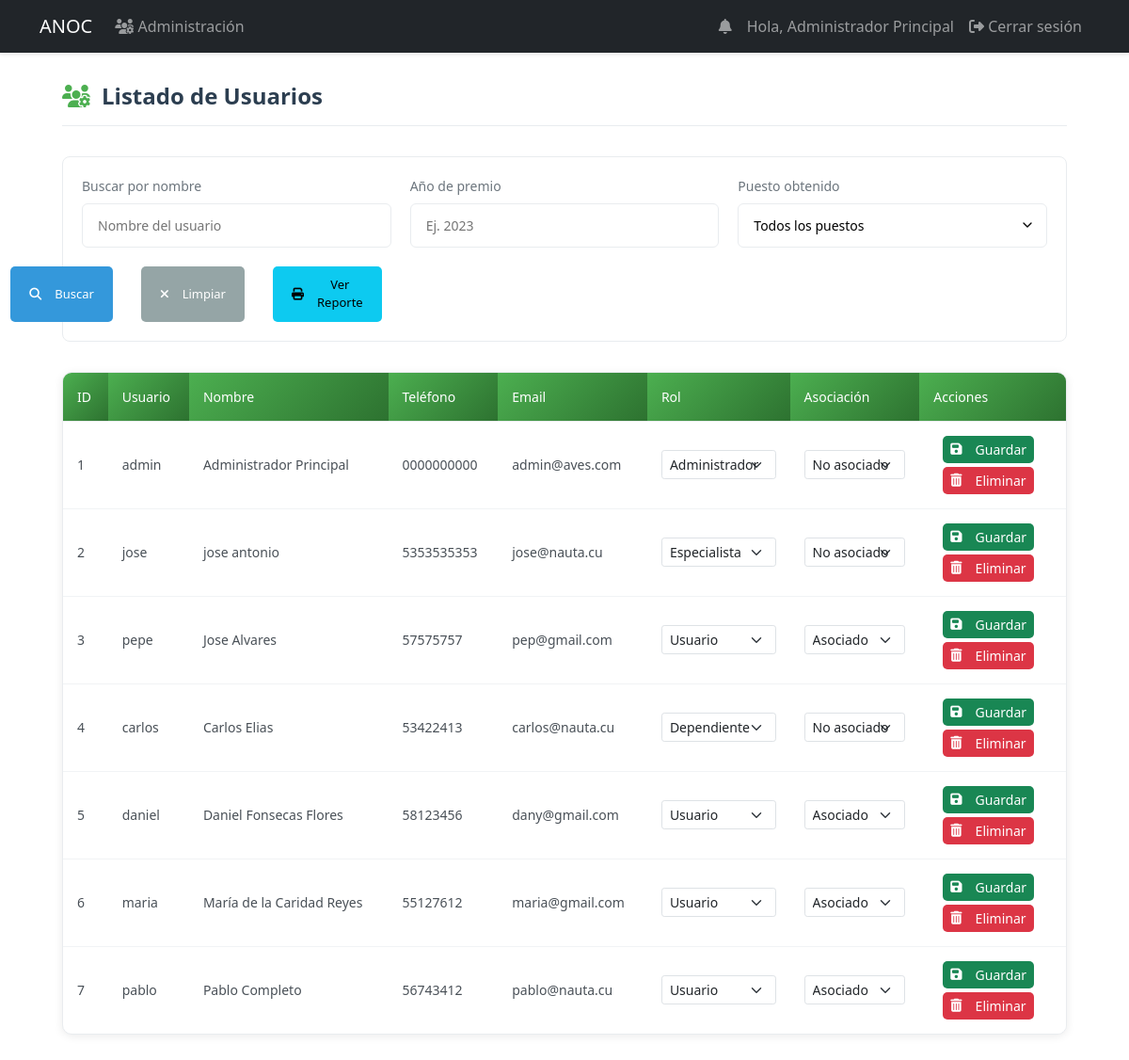
Before: /admin/users (signed in) with the older database file.
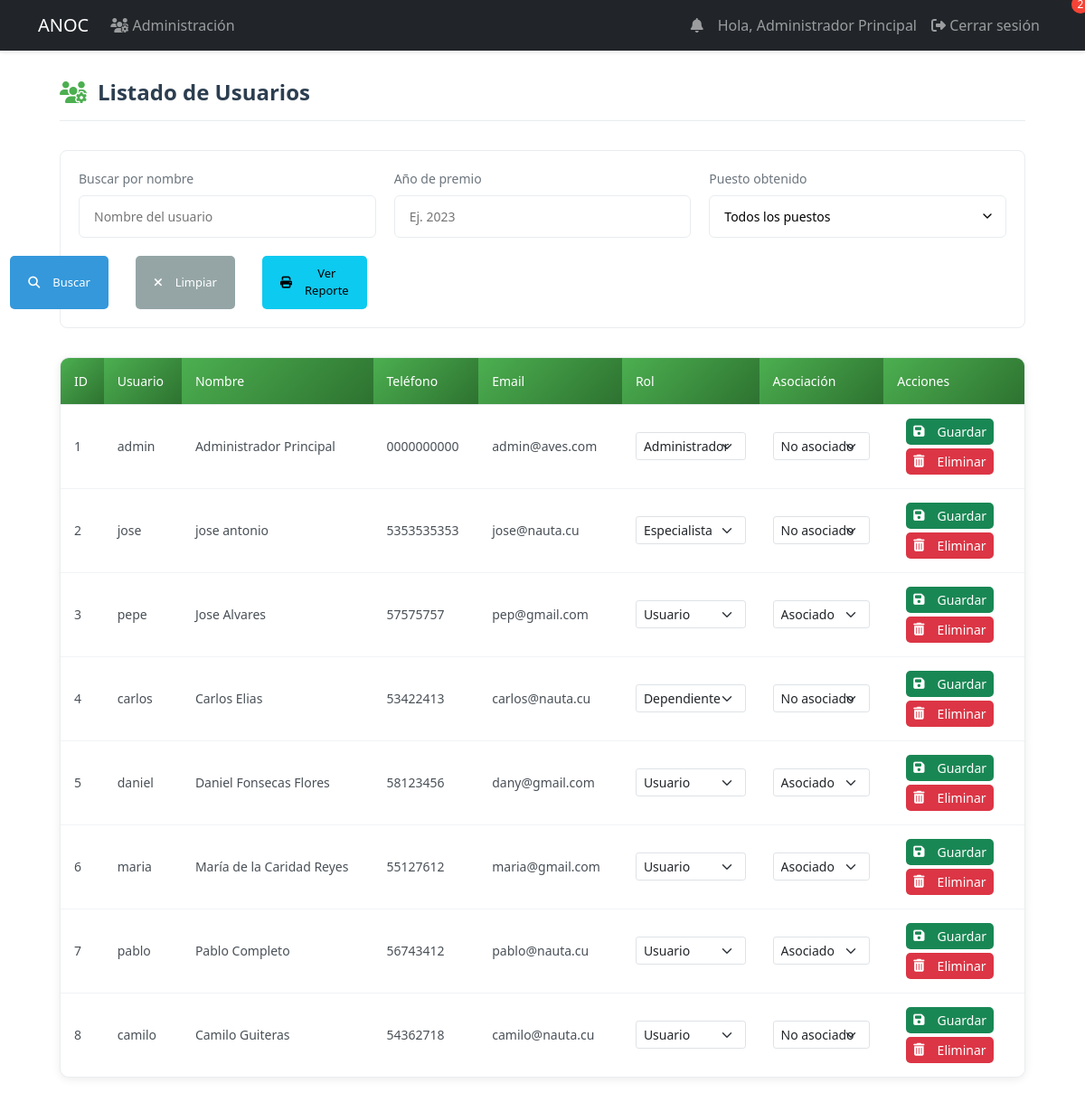
After: the same page with the newer database file.
### models.py (models this page shows, shortened)
class User(UserMixin, db.Model):
    id = db.Column(db.Integer, primary_key=True)
    username = db.Column(db.String(80), unique=True, nullable=False, index=True)
    email = db.Column(db.String(120), unique=True, nullable=False, index=True)
    password_hash = db.Column(db.String(128))
    role = db.Column(db.String(20), default='user')  # 'admin', 'specialist', 'dependiente', 'user'
    is_associated = db.Column(db.Boolean, default=False, nullable=False)
    full_name = db.Column(db.String(100), nullable=False)
    phone = db.Column(db.String(20), nullable=False)
    profile_image = db.Column(db.String(255))  # Ruta de la imagen de perfil
    last_login = db.Column(db.DateTime)  # Fecha del último inicio de sesión
    is_active = db.Column(db.Boolean, default=True)  # Para manejar cuentas activas/inactivas
    address = db.Column(db.String(200))  # Nuevo campo para dirección
    birds = db.relationship('UserBirds', backref='user', lazy=True, cascade='all, delete-orphan')
    awards = db.relationship('Award', backref='user', lazy=True, cascade='all, delete-orphan')
    notifications = db.relationship('Notification', backref='user', lazy=True)

### app.py (the view, shortened to what this page needs)
@app.route('/admin/users')
@login_required
def admin_users():
    if current_user.role != 'admin':
        abort(403)
    search_name = request.args.get('name', '').strip()
    award_year = request.args.get('award_year', '').strip()
    award_position = request.args.get('award_position', '').strip()
    query = select(User).order_by(User.id)
    if search_name:
        query = query.where(User.full_name.ilike(f'%{search_name}%'))
    if award_position:
        position_subquery = select(Award.user_id).where(
            Award.position == award_position
        ).distinct()
        query = query.where(User.id.in_(position_subquery))
    users = db.session.execute(query).scalars()
    current_year = datetime.now().year
    return render_template('admin/users.html',
                         users=users,
                         search_name=search_name,
                         award_year=award_year,
                         award_position=award_position,
                         current_year=current_year)

### app.py (called while the page is built)
@login_manager.user_loader
def load_user(user_id):
    return db.session.get(User, int(user_id))

### templates/admin/users.html (shortened to what the changed rows need)
{% extends "base.html" %}
{% block content %}
<div class="users-container">
    <div class="users-header">
        <h2><i class="fas fa-users-cog"></i> Listado de Usuarios</h2>
    </div>
    <div class="users-table-container">
        <table class="users-table">
            <thead>
                <tr>
                    <th>ID</th>
                    <th>Usuario</th>
                    <th>Nombre</th>
                    <th>Teléfono</th>
                    <th>Email</th>
                    <th>Rol</th>
                    <th>Asociación</th>
                    <th>Acciones</th>
                </tr>
            </thead>
            <tbody>
                {% if users %}
                    {% for user in users %}
                    <tr class="clickable-row" data-href="{{ url_for('user_details', user_id=user.id) }}">
                        <td>{{ user.id }}</td>
                        <td>{{ user.username }}</td>
                        <td>{{ user.full_name }}</td>
                        <td>{{ user.phone }}</td>
                        <td>{{ user.email }}</td>
                        <td>
                            <form method="POST" action="{{ url_for('assign_role', user_id=user.id) }}" class="role-form">
                                <select name="role" class="form-select form-select-sm">
                                    <option value="user" {% if user.role == 'user' %}selected{% endif %}>Usuario</option>
                                    <option value="specialist" {% if user.role == 'specialist' %}selected{% endif %}>Especialista</option>
                                    <option value="dependiente" {% if user.role == 'dependiente' %}selected{% endif %}>Dependiente</option>
                                    <option value="admin" {% if user.role == 'admin' %}selected{% endif %}>Administrador</option>
                                </select>
                        </td>
                        <td>
                                <select name="is_associated" class="form-select form-select-sm">
                                    <option value="true" {% if user.is_associated %}selected{% endif %}>Asociado</option>
                                    <option value="false" {% if not user.is_associated %}selected{% endif %}>No asociado</option>
                                </select>
                        </td>
                        <td class="actions-column">
                            <div class="action-buttons">
                                <button type="submit" class="btn btn-sm btn-success">
                                    <i class="fas fa-save"></i> Guardar
                                </button>
                            </div>
                            <div class="action-buttons mt-1">
                                <form method="POST" action="{{ url_for('delete_user', user_id=user.id) }}"
                                      onsubmit="return confirm('¿Está seguro que desea eliminar este usuario permanentemente?');"
                                      class="d-inline">
                                    <button type="submit" class="btn btn-sm btn-danger">
                                        <i class="fas fa-trash-alt"></i> Eliminar
                                    </button>
                                </form>
                            </div>
                        </td>
                    </tr>
                    {% endfor %}
                {% endif %}
            </tbody>
        </table>
    </div>
</div>
{% endblock %}

### templates/base.html (shortened to what this page needs)
<!DOCTYPE html>
<html lang="es">
<head>
    <link href="https://cdn.jsdelivr.net/npm/bootstrap@5.3.0/dist/css/bootstrap.min.css" rel="stylesheet">
    <link href="https://cdnjs.cloudflare.com/ajax/libs/font-awesome/6.4.0/css/all.min.css" rel="stylesheet">
    <link rel="stylesheet" href="{{ url_for('static', filename='css/styles.css') }}">
</head>
<body>
    <nav class="navbar navbar-expand-lg navbar-dark bg-dark">
        <div class="container">
            <a class="navbar-brand" href="{{ url_for('dashboard') }}">ANOC</a>
            <div class="collapse navbar-collapse" id="navbarNav">
                <ul class="navbar-nav me-auto">
                    {% if current_user.is_authenticated and current_user.role == 'admin' %}
                        <li class="nav-item">
                            <a class="nav-link" href="{{ url_for('admin_users') }}">
                                <i class="fas fa-users-cog"></i> Administración
                            </a>
                        </li>
                    {% endif %}
                </ul>
                <ul class="navbar-nav">
                    {% if current_user.is_authenticated %}
                        <li class="nav-item">
                            <a class="nav-link" href="{{ url_for('notifications') }}">
                                <i class="fas fa-bell"></i>
                                {% if current_user.is_authenticated %}
                                    {% set unread_count = get_unread_notifications_count(current_user.id) %}
                                    {% if unread_count > 0 %}
                                        <span class="notification-badge">{{ unread_count }}</span>
                                    {% endif %}
                                {% endif %}
                            </a>
                        </li>
                        <li class="nav-item">
                            <span class="nav-link">Hola, {{ current_user.full_name }}</span>
                        </li>
                        <li class="nav-item">
                            <a class="nav-link" href="{{ url_for('logout') }}">
                                <i class="fas fa-sign-out-alt"></i> Cerrar sesión
                            </a>
                        </li>
                    {% else %}
                        <li class="nav-item">
                            <a class="nav-link" href="{{ url_for('login') }}">
                                <i class="fas fa-sign-in-alt"></i> Iniciar sesión
                            </a>
                        </li>
                    {% endif %}
                </ul>
            </div>
        </div>
    </nav>
    <div class="container mt-4">
        {% block content %}{% endblock %}
    </div>
</body>
</html>

Changed rows visible on the page:
added User: id "8", username "camilo", full_name "Camilo Guiteras", phone "54362718", email "camilo@nauta.cu", role "Usuario", is_associated "No asociado"
